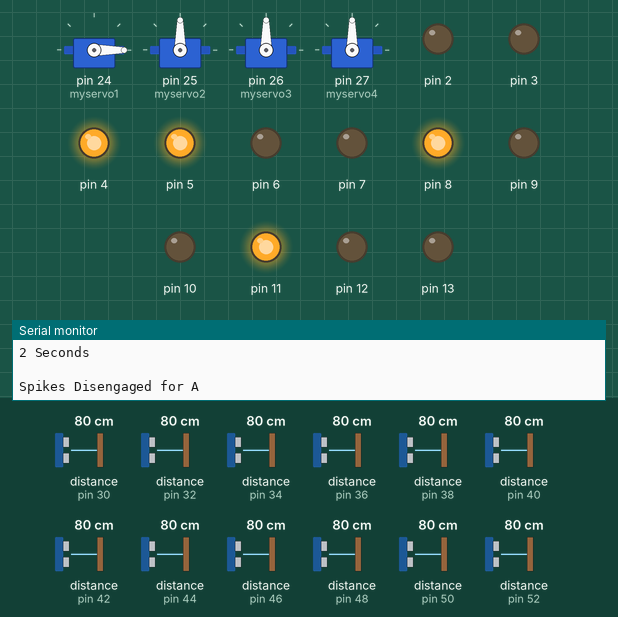
A sketch run on a simulated Arduino Mega 2560, built with avr-gcc and run on an emulated ATmega2560. On the bench: 4 × servo, output pins drawn as LEDs (lit = HIGH), the last lines printed to the serial monitor. The inputs (shaded band) are chosen by the test bench; at power-on: distance to the obstacle (sensors on pin 34, pin 32, pin 40, pin 30, pin 36, pin 38, pin 42, pin 44, pin 46, pin 48, pin 50, pin 52) 80 cm.

Above: at 17.9 s.
18.0 s: distance to the obstacle (sensor on pin 34) set to 17 cm
At 21.8 s:
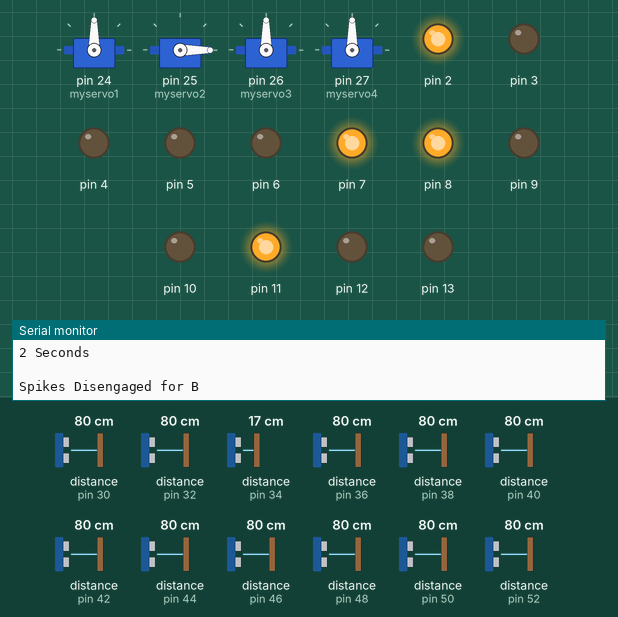
30.8 s: distance to the obstacle (sensor on pin 34) set to 14 cm
43.6 s: distance to the obstacle (sensor on pin 32) set to 17 cm
56.4 s: distance to the obstacle (sensor on pin 32) set to 14 cm
At 64.7 s:
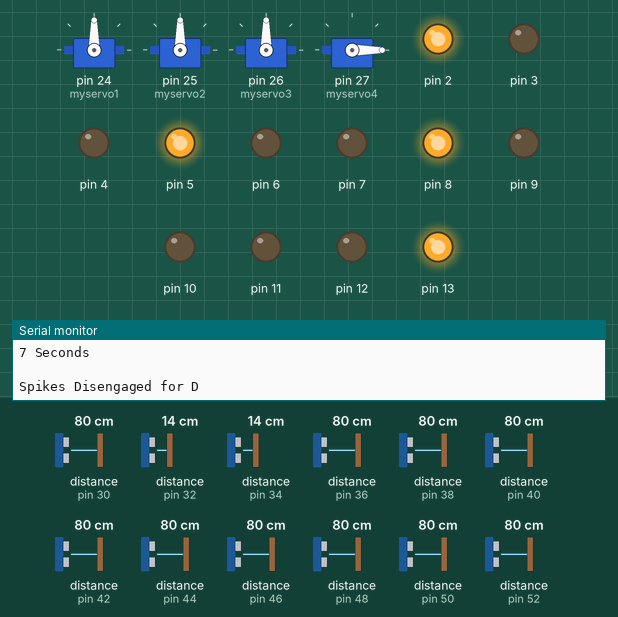
69.2 s: distance to the obstacle (sensor on pin 40) set to 2 cm
At 81.9 s:
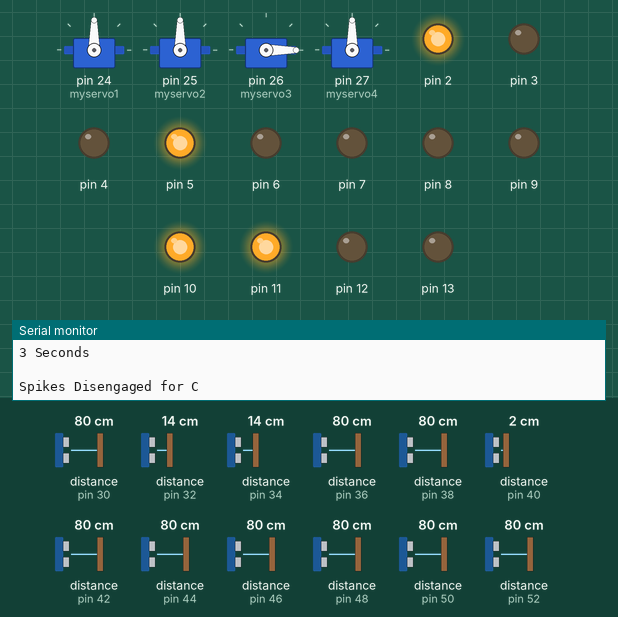
Timing chart, 0 to 83.4 s (numbered marks = the images above; inputs shaded):
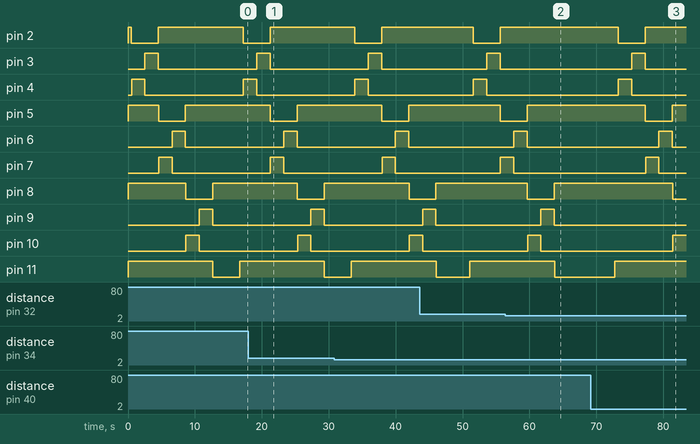

The sketch:

DemoFinal_2.0.ino
```cpp
#include <Servo.h>

#include <NewPing.h>

#define MAX_DISTANCE 15

//initialise the sensors
  NewPing sonar1(53, 52, MAX_DISTANCE);
  NewPing sonar2(51, 50, MAX_DISTANCE);
  NewPing sonar3(49, 48, MAX_DISTANCE);
  NewPing sonar4(47, 46, MAX_DISTANCE);
  NewPing sonar5(45, 44, MAX_DISTANCE);
  NewPing sonar6(43, 42, MAX_DISTANCE);
  NewPing sonar7(41, 40, MAX_DISTANCE);
  NewPing sonar8(39, 38, MAX_DISTANCE);
  NewPing sonar9(37, 36, MAX_DISTANCE);
  NewPing sonar10(35,34, MAX_DISTANCE);
  NewPing sonar11(33,32, MAX_DISTANCE);
  NewPing sonar12(31,30, MAX_DISTANCE);

  Servo myservo1;
  Servo myservo2;
  Servo myservo3;
  Servo myservo4;

int dd1,dd2,dd3,dd4,dd5,dd6,dd7,dd8,dd9,dd10,dd11,dd12,timed;

void setup() {
  // initialize LEDs
  pinMode(2, OUTPUT);//r
  pinMode(3, OUTPUT);
  pinMode(4, OUTPUT);
  pinMode(5, OUTPUT);//r
  pinMode(6, OUTPUT);
  pinMode(7, OUTPUT);
  pinMode(8, OUTPUT);//r
  pinMode(9, OUTPUT);
  pinMode(10, OUTPUT);
  pinMode(11, OUTPUT);//r
  pinMode(12, OUTPUT);
  pinMode(13, OUTPUT);

  myservo1.attach(24);
  myservo2.attach(25);
  myservo3.attach(26);
  myservo4.attach(27);

  Serial.begin(9600);


}

void loop() {
  digitalWrite(2, HIGH);
  myservo1.write(90);
  digitalWrite(5, HIGH);
  myservo2.write(90);
  digitalWrite(8, HIGH);
  myservo3.write(90);
  digitalWrite(11,HIGH);
  myservo4.write(90);
  delay(500);
/////////////////////////////////////////////////////////////////////////
  Serial.print("\nLane A : ");

  dd1=sonar1.ping_cm();
  dd2=sonar2.ping_cm();
  dd3=sonar3.ping_cm();

  decido(dd1,dd2,dd3);
 // Serial.print(timed);
  digitalWrite(2,LOW);
  myservo1.write(0);
  Serial.print("Spikes Disengaged for A\n");
  digitalWrite(4,HIGH);
  delay(timed);

  digitalWrite(4,LOW);
  digitalWrite(3,HIGH);
  delay(2000);
  digitalWrite(3,LOW);

  myservo1.write(90);
  digitalWrite(2,HIGH);
  Serial.print("\nSpikes engaged to A\n");
//////////////////////////////////////////////////////////////////////////////////
  Serial.write("\nLane B : ");
  dd4=sonar4.ping_cm();
  dd5=sonar5.ping_cm();
  dd6=sonar6.ping_cm();

  decido(dd4,dd5,dd6);
 // Serial.print(timed);

  digitalWrite(5,LOW);
  myservo2.write(0);
  Serial.print("\nSpikes Disengaged for B\n");
  digitalWrite(7,HIGH);
  delay(timed);
  digitalWrite(7,LOW);
  digitalWrite(6,HIGH);
  delay(2000);
  digitalWrite(6,LOW);
  myservo2.write(90);
  digitalWrite(5,HIGH);
  Serial.print("\nSpikes engaged to B\n");
////////////////////////////////////////////////////////////////////////////////////
  Serial.write("\nLane C : ");
  dd7=sonar7.ping_cm();
  dd8=sonar8.ping_cm();
  dd9=sonar9.ping_cm();

  decido(dd7,dd8,dd9);
  //Serial.print(timed);

  digitalWrite(8,LOW);
  myservo3.write(0);
  Serial.print("\nSpikes Disengaged for C\n");
  digitalWrite(10,HIGH);
  delay(timed);
  digitalWrite(10,LOW);
  digitalWrite(9,HIGH);
  delay(2000);
  digitalWrite(9,LOW);
  myservo3.write(90);
  digitalWrite(8,HIGH);
  Serial.print("\nSpikes engaged to C\n");
//////////////////////////////////////////////////////////////////////////////////////

Serial.write("\nLane D : ");
  dd10=sonar10.ping_cm();
  dd11=sonar11.ping_cm();
  dd12=sonar12.ping_cm();

  decido(dd10,dd11,dd12);
  //Serial.print(timed);

  digitalWrite(11,LOW);
  myservo4.write(0);
  Serial.print("\nSpikes Disengaged for D\n");
  digitalWrite(13,HIGH);
  delay(timed);
  digitalWrite(13,LOW);
  digitalWrite(12,HIGH);
  delay(2000);
  digitalWrite(12,LOW);
  myservo4.write(90);
  digitalWrite(11,HIGH);
  Serial.print("\nSpikes engaged to D\n");

/////////////////////END OF LOOP////////////////////////////////////////
}

int decido(int m,int n,int o)
{
  if(m>=1&&m<=15)
    if(n>=1&&n<=15)
      if(o>=1&&o<=15)
        {
          Serial.print("Detected traffic Level = HIGH");
          timed=10000;
        }
      else
      {
        Serial.print("Detected traffic Level = MEDIUM");
        timed=7000;
      }
    else
    {
      Serial.print("Detected traffic Level = LOW");
      timed=3000;
    }
  else
  {
   Serial.print("Detected traffic Level = LOWEST");
   timed=2000;
  }
 Serial.println("\nAlloted Time: ");
 Serial.print(timed/1000);

 Serial.println(" Seconds\n ");
  return timed;

}
```

Measured:
- the behaviour switches between 16 and 15 cm on distance to the obstacle (sensor on pin 32) (found by bisection; images 1 and 2)
- after the input at 56.4 s, pin 11: goes on until 63.7 s, then stays LOW; pin 12: stays LOW (without the input it goes to HIGH after 10.4 s); pin 13: goes on until 63.8 s, then stays HIGH; servo on pin 27 (myservo4): goes on until 63.7 s, then stays 0°
- after the input at 69.2 s, pin 9: stays LOW (without the input it goes to HIGH after 14.2 s); pin 10: goes on until 81.4 s, then stays HIGH
